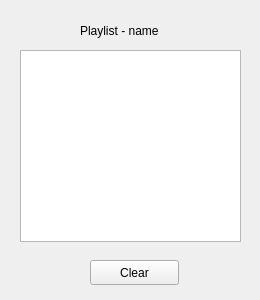
<?xml version="1.0" encoding="UTF-8"?>
<ui version="4.0">
 <class>Frame</class>
 <widget class="QFrame" name="Frame">
  <property name="geometry">
   <rect>
    <x>0</x>
    <y>0</y>
    <width>260</width>
    <height>300</height>
   </rect>
  </property>
  <property name="maximumSize">
   <size>
    <width>260</width>
    <height>300</height>
   </size>
  </property>
  <property name="windowTitle">
   <string>Queue</string>
  </property>
  <widget class="QLabel" name="label">
   <property name="geometry">
    <rect>
     <x>80</x>
     <y>20</y>
     <width>131</width>
     <height>21</height>
    </rect>
   </property>
   <property name="text">
    <string>Playlist - name</string>
   </property>
  </widget>
  <widget class="QListWidget" name="listWidget">
   <property name="geometry">
    <rect>
     <x>20</x>
     <y>50</y>
     <width>221</width>
     <height>192</height>
    </rect>
   </property>
  </widget>
  <widget class="QPushButton" name="pushButton">
   <property name="geometry">
    <rect>
     <x>90</x>
     <y>260</y>
     <width>89</width>
     <height>25</height>
    </rect>
   </property>
   <property name="text">
    <string>Clear</string>
   </property>
  </widget>
 </widget>
 <resources/>
 <connections/>
</ui>
